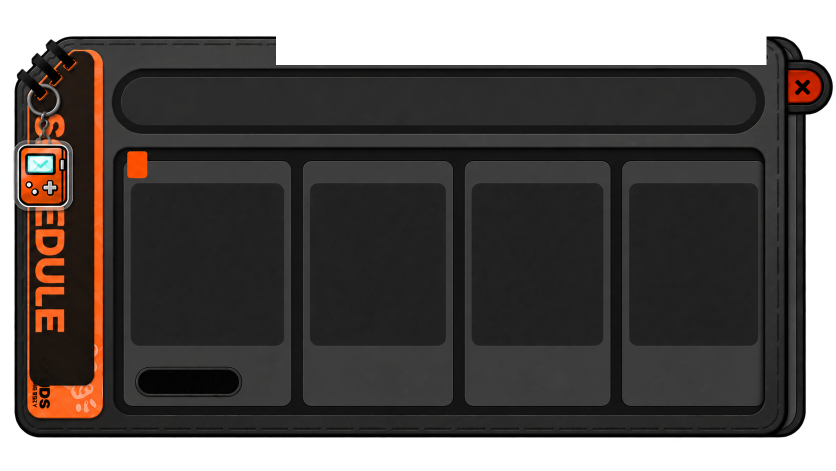
#> input picture apps/ObsUI/assets/reference/device-panel-clean.png, 1672 x 941 px (shown at 1/2 size)
$ python inspect_panel_top.py
#> lines starting #> are read from the running program, lines starting #| are printed output that depends on the picture
from pathlib import Path

import numpy as np
from PIL import Image


ROOT = Path(__file__).resolve().parents[3]
SOURCE = ROOT / "apps" / "ObsUI" / "assets" / "reference" / "device-panel-clean.png"
OUTPUT = ROOT / ".harness" / "qa" / "obsui" / "panel-top-inspect.png"


def main() -> None:
    image = Image.open(SOURCE).convert("RGBA")
#> image is the input picture: PIL image 1672x941 RGBA; mean R, G, B, A 41.6, 36.7, 33, 194.8
    image.crop((500, 0, 1600, 190)).resize((1100, 190), Image.Resampling.NEAREST).save(OUTPUT)
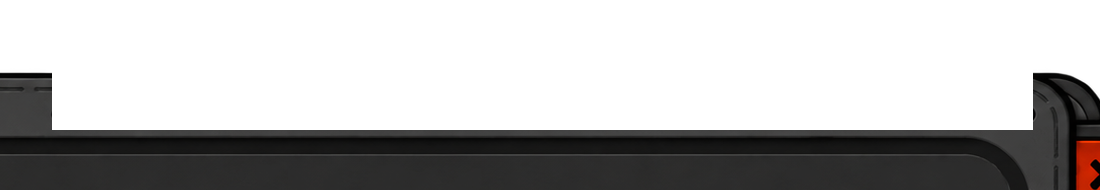
#> saved as panel-top-inspect.png: PIL image 1100x190 RGBA; mean R, G, B, A 56.9, 53.4, 41.4, 87.6; transparent parts drawn white
    pixels = np.asarray(image)
    tab_region = pixels[30:130, 552:1533, 3] > 0
#> tab_region: shape (100, 981) bool; every value is 0
    max_visible = int(tab_region.sum(axis=1).max())
#> max_visible = 0
    assert max_visible < 200, f"rectangular Tab base remains: {max_visible} visible pixels per row"
    print(f"tab_region_max_visible_pixels_per_row={max_visible}: no rectangular base PASS")
#| tab_region_max_visible_pixels_per_row=0: no rectangular base PASS
    for y in (0, 20, 40, 60, 80, 90, 100, 110, 120, 130, 140, 150, 160, 170, 180, 190, 210):
        visible = np.where(pixels[y, :, 3] > 0)[0]
        segments = []
        if len(visible):
            starts = visible[np.r_[True, np.diff(visible) > 1]]
            ends = visible[np.r_[np.diff(visible) > 1, True]] + 1
            segments = [(int(start), int(end)) for start, end in zip(starts, ends)]
        print(f"row={y} alpha_segments={segments[:6]} sample={tuple(int(v) for v in pixels[y, 900])}")
#> this loop made 17 passes
#> (starts, ends, segments) on passes 6 to 11: ([86, 88, 1533, 1595], [87, 552, 1594, 1596], [(86, 87), (88, 552), (1533, 1594), (1595, 1596)]), ([90, 93, 1533, 1602], [92, 552, 1601, 1604], [(90, 92), (93, 552), (1533, 1601), (1602, 1604)]), ([66, 68, 83, 1533, 1606], [67, 81, 552, 1605, 1607], [(66, 67), (68, 81), (83, 552), (1533, 1605), (1606, 1607)]), ([60, 62, 1533, 1630], [61, 552, 1626, 1632], [(60, 61), (62, 552), (1533, 1626), (1630, 1632)]), ([63, 1647], [1646, 1649], [(63, 1646), (1647, 1649)]), ([38, 51], [50, 1657], [(38, 50), (51, 1657)])
#> (visible, starts, ends) on pass 3: ([1641], [1641], [1642])
#| row=0 alpha_segments=[] sample=(0, 0, 0, 0)
#| row=20 alpha_segments=[] sample=(0, 0, 0, 0)
#| row=40 alpha_segments=[(1641, 1642)] sample=(252, 235, 60, 0)
#| row=60 alpha_segments=[] sample=(253, 208, 24, 0)
#| row=80 alpha_segments=[(96, 98), (99, 115), (116, 552), (1533, 1582), (1583, 1586)] sample=(239, 192, 6, 0)
#| row=90 alpha_segments=[(86, 87), (88, 552), (1533, 1594), (1595, 1596)] sample=(234, 189, 3, 0)
#| row=100 alpha_segments=[(90, 92), (93, 552), (1533, 1601), (1602, 1604)] sample=(233, 187, 1, 0)
#| row=110 alpha_segments=[(66, 67), (68, 81), (83, 552), (1533, 1605), (1606, 1607)] sample=(178, 148, 2, 0)
#> (further printed lines are left out)
    print(OUTPUT)


if __name__ == "__main__":
    main()
